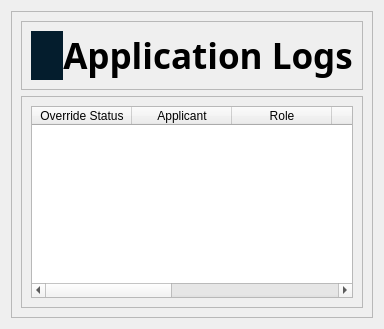
      <widget class="QWidget" name="admin_logs">
       <attribute name="title">
        <string>Tab 4</string>
       </attribute>
       <layout class="QVBoxLayout" name="verticalLayout_12">
        <item>
         <widget class="QFrame" name="frame">
          <property name="sizePolicy">
           <sizepolicy hsizetype="Expanding" vsizetype="Expanding">
            <horstretch>0</horstretch>
            <verstretch>0</verstretch>
           </sizepolicy>
          </property>
          <property name="frameShape">
           <enum>QFrame::StyledPanel</enum>
          </property>
          <property name="frameShadow">
           <enum>QFrame::Raised</enum>
          </property>
          <layout class="QVBoxLayout" name="verticalLayout_11">
           <item>
            <widget class="QFrame" name="frame_6">
             <property name="sizePolicy">
              <sizepolicy hsizetype="Expanding" vsizetype="Expanding">
               <horstretch>0</horstretch>
               <verstretch>0</verstretch>
              </sizepolicy>
             </property>
             <property name="maximumSize">
              <size>
               <width>16777215</width>
               <height>86</height>
              </size>
             </property>
             <property name="frameShape">
              <enum>QFrame::StyledPanel</enum>
             </property>
             <property name="frameShadow">
              <enum>QFrame::Raised</enum>
             </property>
             <layout class="QVBoxLayout" name="verticalLayout_10">
              <item>
               <layout class="QHBoxLayout" name="horizontalLayout_6">
                <property name="spacing">
                 <number>0</number>
                </property>
                <item>
                 <widget class="QPushButton" name="reservation_BTH_2">
                  <property name="sizePolicy">
                   <sizepolicy hsizetype="Expanding" vsizetype="Expanding">
                    <horstretch>0</horstretch>
                    <verstretch>0</verstretch>
                   </sizepolicy>
                  </property>
                  <property name="minimumSize">
                   <size>
                    <width>0</width>
                    <height>0</height>
                   </size>
                  </property>
                  <property name="maximumSize">
                   <size>
                    <width>66</width>
                    <height>71</height>
                   </size>
                  </property>
                  <property name="cursor">
                   <cursorShape>PointingHandCursor</cursorShape>
                  </property>
                  <property name="toolTip">
                   <string>Go back to home</string>
                  </property>
                  <property name="layoutDirection">
                   <enum>Qt::RightToLeft</enum>
                  </property>
                  <property name="styleSheet">
                   <string notr="true">QPushButton{
background-color: rgb(4, 29, 45);
border-radius:20px;
border:none;
}
QPushButton:hover{
background-color: rgb(11, 79, 167);
border-radius:20px;
border:none;
}</string>
                  </property>
                  <property name="text">
                   <string/>
                  </property>
                  <property name="icon">
                   <iconset>
                    <normaloff>Asset/back-svgrepo-com.svg</normaloff>Asset/back-svgrepo-com.svg</iconset>
                  </property>
                  <property name="iconSize">
                   <size>
                    <width>40</width>
                    <height>60</height>
                   </size>
                  </property>
                 </widget>
                </item>
                <item alignment="Qt::AlignHCenter">
                 <widget class="QLabel" name="resevation_heading_2">
                  <property name="font">
                   <font>
                    <family>Montserrat</family>
                    <pointsize>26</pointsize>
                    <bold>true</bold>
                   </font>
                  </property>
                  <property name="styleSheet">
                   <string notr="true"/>
                  </property>
                  <property name="text">
                   <string>Application Logs</string>
                  </property>
                  <property name="alignment">
                   <set>Qt::AlignCenter</set>
                  </property>
                 </widget>
                </item>
               </layout>
              </item>
             </layout>
            </widget>
           </item>
           <item>
            <widget class="QFrame" name="frame_5">
             <property name="sizePolicy">
              <sizepolicy hsizetype="Preferred" vsizetype="Expanding">
               <horstretch>0</horstretch>
               <verstretch>0</verstretch>
              </sizepolicy>
             </property>
             <property name="maximumSize">
              <size>
               <width>16777215</width>
               <height>1080</height>
              </size>
             </property>
             <property name="frameShape">
              <enum>QFrame::StyledPanel</enum>
             </property>
             <property name="frameShadow">
              <enum>QFrame::Raised</enum>
             </property>
             <layout class="QVBoxLayout" name="verticalLayout_9">
              <item>
               <widget class="QTableWidget" name="tableWidget_2">
                <column>
                 <property name="text">
                  <string>Override Status</string>
                 </property>
                </column>
                <column>
                 <property name="text">
                  <string>Applicant</string>
                 </property>
                </column>
                <column>
                 <property name="text">
                  <string>Role</string>
                 </property>
                </column>
                <column>
                 <property name="text">
                  <string>Resource</string>
                 </property>
                </column>
                <column>
                 <property name="text">
                  <string>Date</string>
                 </property>
                </column>
                <column>
                 <property name="text">
                  <string>Time</string>
                 </property>
                </column>
                <column>
                 <property name="text">
                  <string>Notes</string>
                 </property>
                </column>
               </widget>
              </item>
             </layout>
            </widget>
           </item>
          </layout>
         </widget>
        </item>
       </layout>
      </widget>
